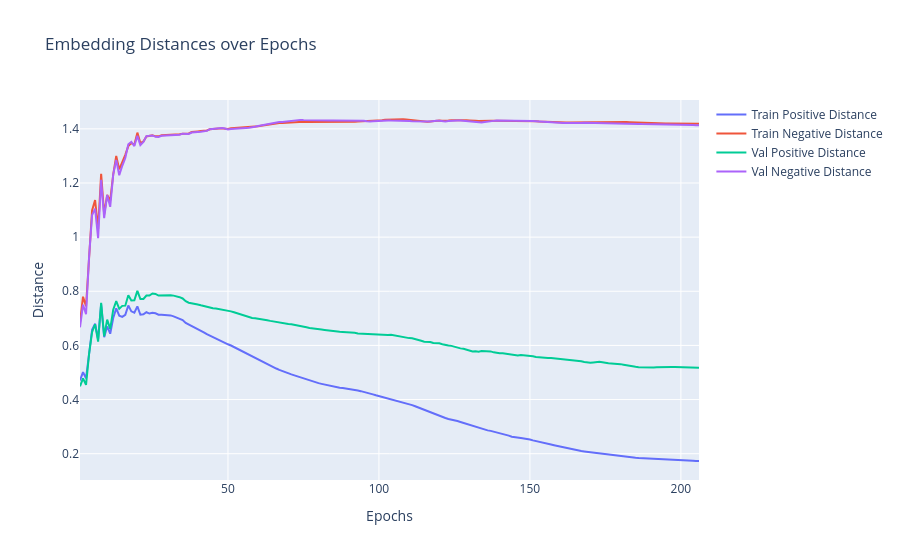

Here is the notebook cell this chart was saved with:
### Code cell
train_dists_mean = logs["train_dists"]
val_dists_mean = logs["val_dists"]

fig = go.Figure()
fig.add_trace(go.Scatter(x=epochs, y=train_dists_mean[:, 0], mode="lines", name="Train Positive Distance"))
fig.add_trace(go.Scatter(x=epochs, y=train_dists_mean[:, 1], mode="lines", name="Train Negative Distance"))
fig.add_trace(go.Scatter(x=epochs, y=val_dists_mean[:, 0], mode="lines", name="Val Positive Distance"))
fig.add_trace(go.Scatter(x=epochs, y=val_dists_mean[:, 1], mode="lines", name="Val Negative Distance"))

fig.update_layout(
    title="Embedding Distances over Epochs",
    xaxis_title="Epochs",
    yaxis_title="Distance",
    hovermode="x unified",
)

fig.show()

### Figure 1 — Plotly figure (JSON) as saved in the notebook; plotly's stock layout.template omitted (floating-point values rounded to 4 significant figures; data arrays with more than 128 entries replaced by an {"elided": "..."} marker saying what was removed)
{"data": [{"mode": "lines", "name": "Train Positive Distance", "type": "scatter", "x": {"elided": "206 int values"}, "y": {"elided": "206 float values"}}, {"mode": "lines", "name": "Train Negative Distance", "type": "scatter", "x": {"elided": "206 int values"}, "y": {"elided": "206 float values"}}, {"mode": "lines", "name": "Val Positive Distance", "type": "scatter", "x": {"elided": "206 int values"}, "y": {"elided": "206 float values"}}, {"mode": "lines", "name": "Val Negative Distance", "type": "scatter", "x": {"elided": "206 int values"}, "y": {"elided": "206 float values"}}], "layout": {"hovermode": "x unified", "title": {"text": "Embedding Distances over Epochs"}, "xaxis": {"title": {"text": "Epochs"}}, "yaxis": {"title": {"text": "Distance"}}}}
